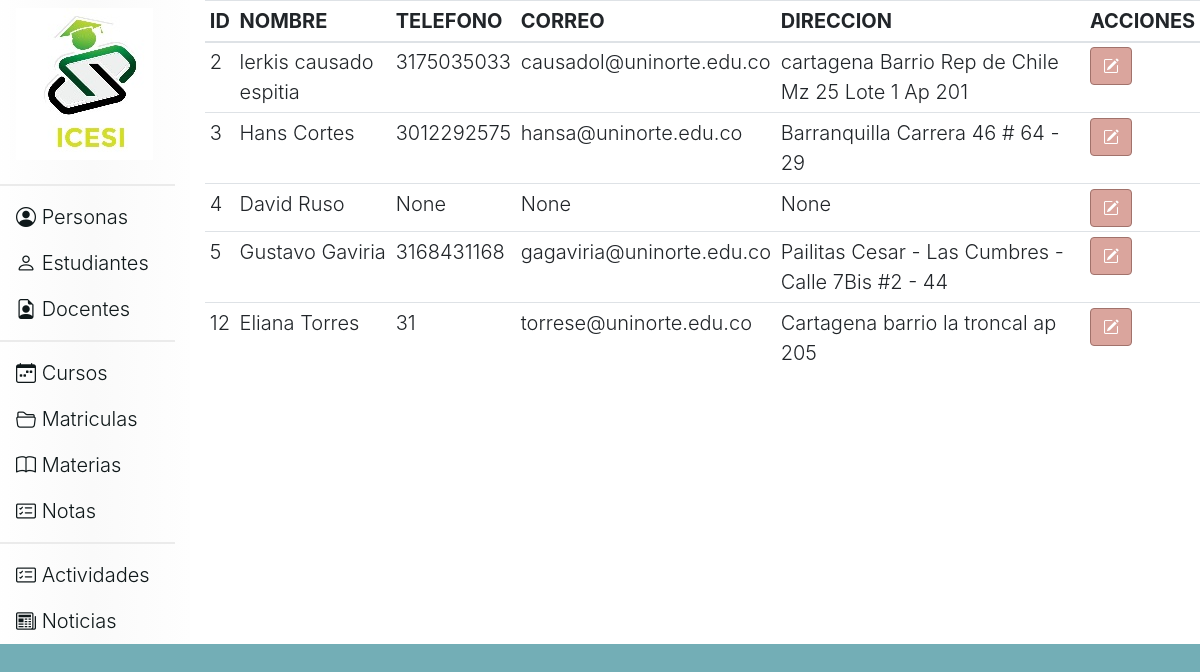
Before: /estudiantes with the older database file.
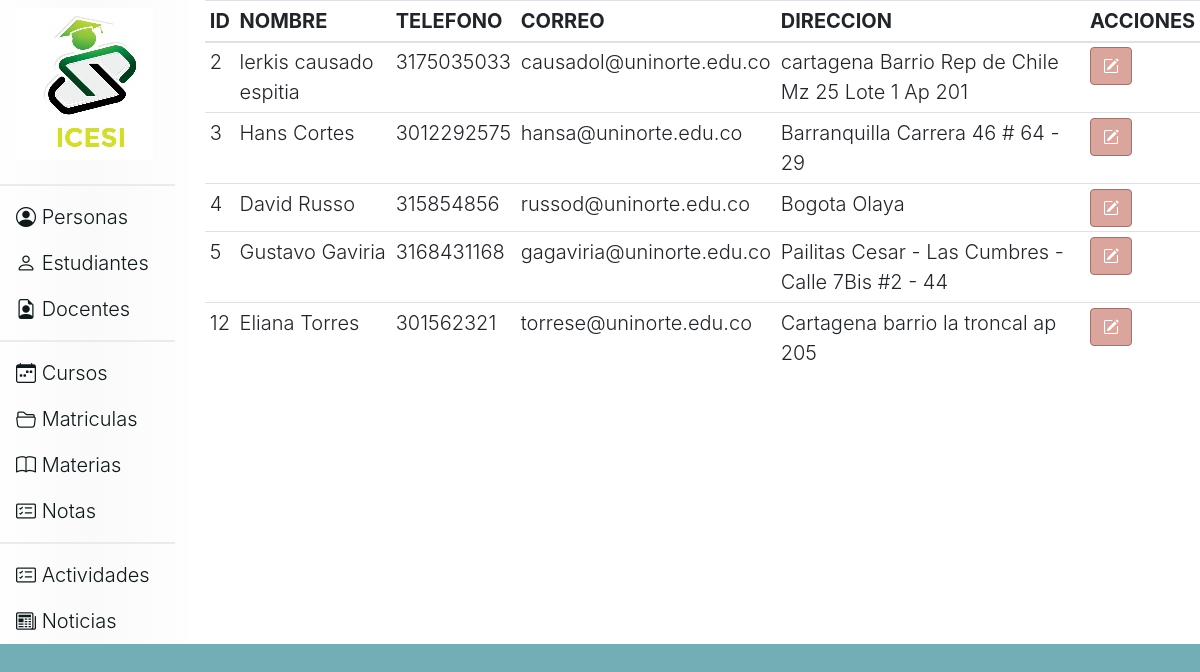
After: the same page with the newer database file.
### tables this page shows
CREATE TABLE user (id integer PRIMARY KEY AUTOINCREMENT, nombre_usuario char (50) NOT NULL, telefono INTEGER (20), correo VARCHAR (30), direccion VARCHAR (50), id_rol integer NOT NULL);

### app.py (the view)
@app.route('/estudiantes')
def estudiantes():
    response=controller.DatosUsuarios('ESTUDIANTE')
    return render_template('estudiantes.html',lista=response)

### controller.py (called while the page is built)
def Conectar():
    conexion= sqlite3.connect("ciclo3db.db")
    return conexion

def DatosUsuarios(rol):
    conn= Conectar()
    cursor= conn.execute("select `user`.id, `user`.nombre_usuario,`user`.telefono, `user`.correo, `user`.direccion from `user` inner join roles on (`user`.id_rol=roles.id) where `roles`.nombre='"+rol+"';")
    return cursor.fetchall() #item
    conn.close()

### templates/estudiantes.html (shortened to what this page needs)
{% extends 'head.html' %}
{% block contenido %}
    <table class="table table-sm">
        <thead>
            <tr>
                <th>ID</th>
                <th>NOMBRE</th>
                <th>TELEFONO</th>
                <th>CORREO</th>
                <th>DIRECCION</th>
                <th>ACCIONES</th>
            </tr>
        </thead>
        <tbody>
            {% for item in lista %}
            <tr>
                <td>{% print(item[0])%}</td>
                <td>{% print(item[1])%}</td>
                <td>{% print(item[2])%}</td>
                <td>{% print(item[3])%}</td>
                <td>{% print(item[4])%}</td>
                <td>
                    <form action="/estudiantes_editar" method="POST">
                        <button type="submit" class="btn btn-primary"><i class="bi bi-pencil-square"></i></button>
                    </form>
                </td>
            </tr>
            {% endfor %}
        </tbody>
    </table>
{% endblock %}

### templates/head.html (shortened to what this page needs)
<!DOCTYPE html>
<html lang="en">
<head>
    <link rel="stylesheet" href="https://cdn.jsdelivr.net/npm/bootstrap@4.6.0/dist/css/bootstrap.min.css">
    <link rel="stylesheet" href="https://cdn.jsdelivr.net/npm/bootstrap-icons@1.5.0/font/bootstrap-icons.css">
    <link rel="stylesheet" href="{{ url_for('static',filename='css/estilos.css') }}">
</head>
<body>
    <div class="row">
        <div class="col-md-2 navegacion">
            <ul class="nav flex-column">
                <li class="nav-item">
                    <h3>
                        <a class="nav-link active inicio" href="/home" type="submit">
                            <img src="{{ url_for('static',filename='images/logo.jpg') }}" class="img-fluid" alt="Responsive image">
                        </a>
                    </h3>
                </li>
                <div class="dropdown-divider division"></div>
                <li class="nav-item">
                    <a class="nav-link inicio" href="/personas" type="submit"><i class="bi bi-person-circle"></i> Personas</a>
                </li>
                <li class="nav-item">
                    <a class="nav-link inicio" href="/estudiantes" type="submit"><i class="bi bi-person"></i> Estudiantes</a>
                </li>
                <li class="nav-item">
                  <a class="nav-link inicio" href="/docentes" type="submit"><i class="bi bi-file-earmark-person"></i> Docentes</a>
                </li>
                <div class="dropdown-divider division"></div>
                <li class="nav-item">
                    <a class="nav-link inicio" href="/cursos" type="submit"><i class="bi bi-calendar-week"></i> Cursos</a>
                </li>
                <li class="nav-item">
                    <a class="nav-link inicio" href="/matriculas" type="submit"><i class="bi bi-folder2-open"></i> Matriculas</a>
                </li>
                <li class="nav-item">
                    <a class="nav-link inicio" href="/materias" type="submit"><i class="bi bi-book"></i> Materias</a>
                </li>
                <li class="nav-item">
                    <a class="nav-link inicio" href="/notas" type="submit"><i class="bi bi-card-checklist"></i> Notas</a>
                </li>
                <div class="dropdown-divider division"></div>
                <li class="nav-item">
                    <a class="nav-link inicio" href="#"><i class="bi bi-card-checklist"></i> Actividades</a>
                </li>
                <li class="nav-item">
                  <a class="nav-link inicio" href="/noticias"><i class="bi bi-newspaper"></i> Noticias</a>
                </li>
              </ul>
        </div>
        <div class="col-md-10 contenido">
            <contenido>
                {% block contenido %}
		        {% endblock %}
            </contenido>
        </div>
    </div>
</body>
</html>

### static/css/estilos.css (style rules this page uses)
body { background-color: #73aeb6; font-size: 20px; font-weight: 300; }
.division { border: 1px #ebebeb solid; color: #b3b3b3 ; }
.btn-primary { background-color:#daa59d; border-color: #a1726b; }
.navegacion { background: rgb(255,255,255); background: linear-gradient(90deg, rgba(255,255,255,1) 0%, rgba(250,250,250,1) 52%, rgba(254,254,254,1) 100%); }
.contenido { background-color: #fff; }
.inicio { color:#0f181a; }

Changed rows visible on the page:
changed user id 4: nombre_usuario "David Ruso" → "David Russo"; telefono "None" → "315854856"; correo "None" → "russod@uninorte.edu.co"; direccion "None" → "Bogota Olaya"
changed user "Eliana Torres": telefono "31" → "301562321"
